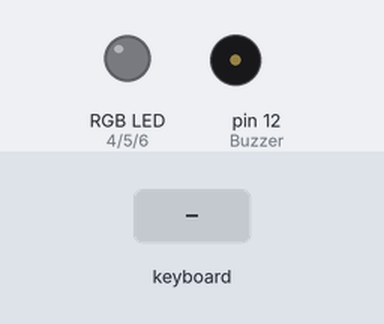
This sketch was run on a simulated Arduino Uno, built with avr-gcc and run on an emulated ATmega328P. Parts: an RGB LED mixed from three pins (HIGH = lit), buzzer (waves = sounding, pin HIGH). The inputs (shaded band) are chosen by the test bench. What the sketch prints to the serial monitor is not drawn.

Above: at 0.1 s.
At 1.21 s:
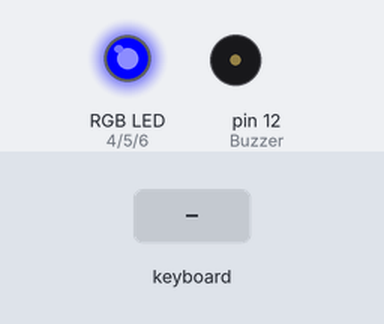
At 2.2 s:
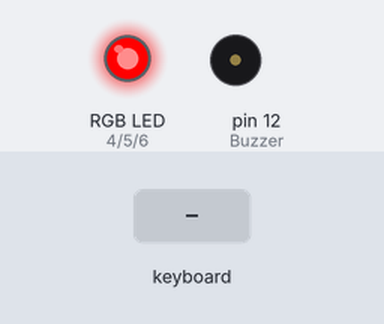
2.3 s: PS/2 keyboard text "0" received
5.3 s: PS/2 keyboard text "1" received
6.8 s: PS/2 keyboard text "2" received
Timing chart, 0 to 9.8 s (numbered marks = the images above; inputs shaded):
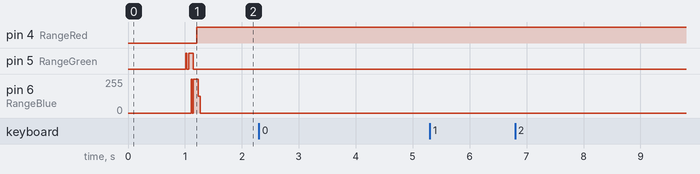

The sketch:

RemoteTxr.ino
```cpp
#include <PS2Keyboard.h>
#include <TimerOne.h>

const int DataPin = 8;
const int IRQpin =  3;
const int RangeRed = 4;
const int RangeGreen = 5;
const int RangeBlue = 6;
const int PowerRed = 9;
const int PowerGreen = 10;
const int PowerBlue = 11;
const int Buzzer = 12;
const int PowerInput = A0;

boolean keyPressed = false;
int charsCommunicated = 0;

PS2Keyboard keyboard;
void linkChecker()
	{
		if(keyPressed == false)
			{
				Serial.print('Z');
				updateComCounter(1);
			}
		digitalWrite(RangeGreen,LOW);
		digitalWrite(RangeRed,LOW);
		digitalWrite(RangeBlue,LOW);
		if(charsCommunicated <= 10)
			digitalWrite(RangeGreen,HIGH);
		else if(charsCommunicated > 10 && charsCommunicated <= 20)
			digitalWrite(RangeBlue,HIGH);
		else if(charsCommunicated > 20)
			digitalWrite(RangeRed,HIGH);
	}
void updateComCounter(int chars)
	{
		charsCommunicated = charsCommunicated + chars;
		if(charsCommunicated > 20)
			charsCommunicated = 21;
		if(charsCommunicated < 0)
			charsCommunicated = 0;
	}
void setup() {
	pinMode(RangeRed,OUTPUT);
	pinMode(RangeGreen,OUTPUT);
	pinMode(RangeBlue,OUTPUT);
	pinMode(PowerInput,INPUT);
	pinMode(PowerRed,OUTPUT);
	pinMode(PowerGreen,OUTPUT);
	pinMode(PowerBlue,OUTPUT);
	pinMode(Buzzer,OUTPUT);

	delay(1000);
	keyboard.begin(DataPin, IRQpin);
	Serial.begin(9600);

	//initialize TimerOne's interrupt/CPU
	Timer1.initialize( 10000 );           //period in microseconds to call .
	Timer1.attachInterrupt( linkChecker );   //attach the Timer1 interrupt to linkChecker function
}

void loop() {
	if (keyboard.available()) {

		// read the next key
		char c = keyboard.read();

		// check for command keys
		if (c == PS2_ENTER) {
			Serial.print('P');
			} else if (c == '0') {
			Serial.print('A');
			} else if (c == '1') {
			Serial.print('B');
			} else if (c == '2') {
			Serial.print('C');
			} else if (c == '3') {
			Serial.print('D');
			} else if (c == '4') {
			Serial.print('E');
			} else if (c == '5') {
			Serial.print('F');
			} else if (c == '6') {
			Serial.print('G');
			} else if (c == '7') {
			Serial.print('H');
			} else if (c == '8') {
			Serial.print('I');
			} else if (c == '9') {
			Serial.print('J');
			}else if (c == '.') {
			Serial.print('K');
			}else if (c == '+') {
			Serial.print('L');
			}else if (c == '-') {
			Serial.print('M');
			}else if (c == '*') {
			Serial.print('N');
			}else if (c == '/') {
			Serial.print('O');
			} else {
			// otherwise, just print all normal characters
			Serial.print(c);
		}
	}
}
```

Measured:
- after the input at 2.3 s, every drawn part: stays the same
- after the input at 5.3 s, every drawn part: stays the same
- after the input at 6.8 s, every drawn part: stays the same
